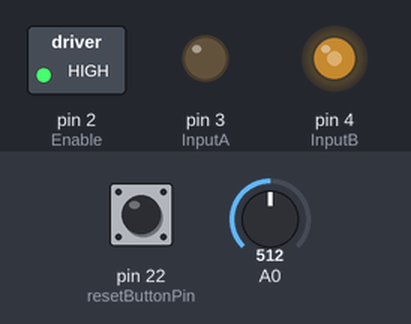
This sketch was run on a simulated Arduino Mega 2560, built with avr-gcc and run on an emulated ATmega2560. Parts: switched loads named in the sketch (green lamp = pin HIGH), output pins drawn as LEDs (lit = HIGH). The inputs (shaded band) are chosen by the test bench; at power-on: A0 = 512, pin 22 (resetButtonPin) HIGH.

Above: at 1.2 s.
1.3 s: A0 set to 716
At 2.5 s:
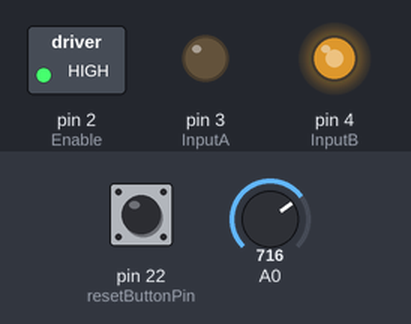
2.8 s: pin 22 (resetButtonPin) pulled LOW for 0.15 s
At 3.3 s:
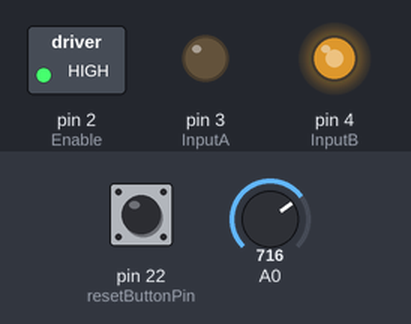
4.4 s: A0 set to 900
At 4.8 s:
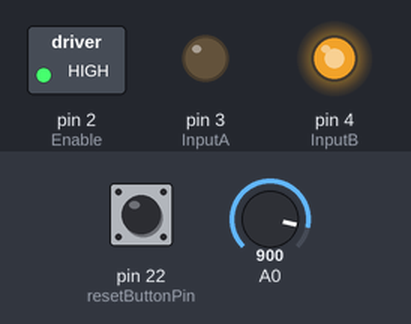
5.9 s: pin 22 (resetButtonPin) pulled LOW for 1 s
At 6.7 s:
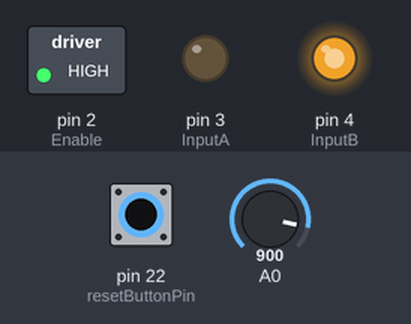
8.4 s: A0 set to 122
At 9.0 s:
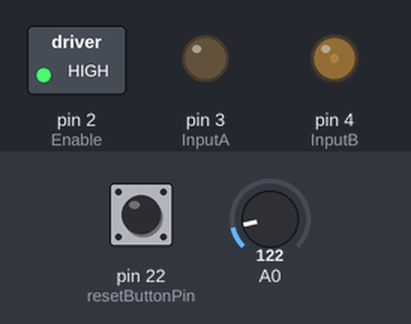
9.9 s: pin 22 (resetButtonPin) pulled LOW for 0.15 s
At 11.0 s:
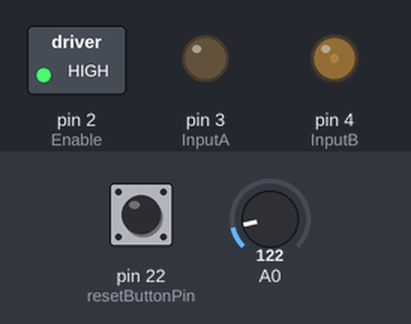
Timing chart, 0 to 12.5 s (numbered marks = the images above; inputs shaded):
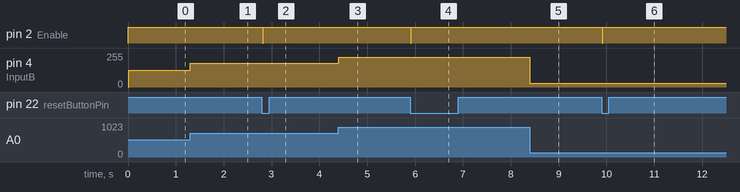

Measured:
- after the input at 1.3 s, pin 4 (InputB): 127/255 → 178/255 at once
- after the input at 2.8 s, pin 2 (Enable): HIGH → LOW at once, → HIGH 0.01 s later
- after the input at 4.4 s, pin 4 (InputB): 178/255 → 224/255 at once
- after the input at 5.9 s, pin 2 (Enable): HIGH → LOW at once, → HIGH 0.01 s later
- after the input at 8.4 s, pin 4 (InputB): 224/255 → 30/255 at once
- after the input at 9.9 s, pin 2 (Enable): HIGH → LOW at once, → HIGH 0.01 s later

The sketch:

motor_single.ino
```cpp
/*
 * Basic test for Teknic ClearPath motor
 * Mode = Torque or Velocity, PWM Unipolar mode
 * Connector wiring:
 * PIN   COLOR   FUNCTION
 *  1     GRN     HLFB +
 *  2     BLK     INPUT B +
 *  3     WHIT    INPUT A +
 *  4     BLU     ENABLE +
 *  5     RED     HLFB -
 *  6     YEL     INPUT B -
 *  7     BRN     INPUT A -
 *  8     ORN     ENABLE -
 *
 *  Note: HLFB requires its own power source. See ClearPath docs.
 */
 #include <Bounce2.h>
Bounce bounce = Bounce();

// Take-up Motor
 const int Enable = 2;
 const int InputA = 3;
 const int InputB = 4;

// Feed Motor
//const int Enable = 31;
//const int InputA = 32;
//const int InputB = 33;

const int startSpeed = 10; // TODO: change name to account for torque or other non-speed modes
const bool usePot = true;
const int potPin = 16;
int speedVal;

const int resetButtonPin = 22;

void setup() {
  pinMode(Enable, OUTPUT);
  pinMode(InputA, OUTPUT);
  pinMode(InputB, OUTPUT);

  bounce.attach( resetButtonPin ,  INPUT_PULLUP ); // USE INTERNAL PULL-UP
  bounce.interval(5); // interval in ms


  // toggle enable to reset from any leftover error state
  digitalWrite(Enable, LOW);
  delay(10);
  digitalWrite(Enable, HIGH);
  delay(10);

  // set direction. HIGH = CW
  digitalWrite(InputA, LOW);
}

void loop() {
  checkButton();

  if (usePot) {
    int potVal = analogRead(potPin);
    // Serial.print(potVal);
    speedVal = map(potVal, 0, 1023, 0, 255);
  } else {
    speedVal = startSpeed;
  }

  analogWrite(InputB, speedVal);

  Serial.println(speedVal);
  delay(10);
}

void checkButton() {
  bounce.update();
   if ( bounce.changed() ) {
    // THE STATE OF THE INPUT CHANGED
    // GET THE STATE
    int deboucedInput = bounce.read();
    // IF THE CHANGED VALUE IS LOW
    if ( deboucedInput == LOW ) {
      Serial.println("reset");
      digitalWrite(Enable, LOW);
      delay(10);
      digitalWrite(Enable, HIGH);
      delay(10);
    }
  }
}
```
